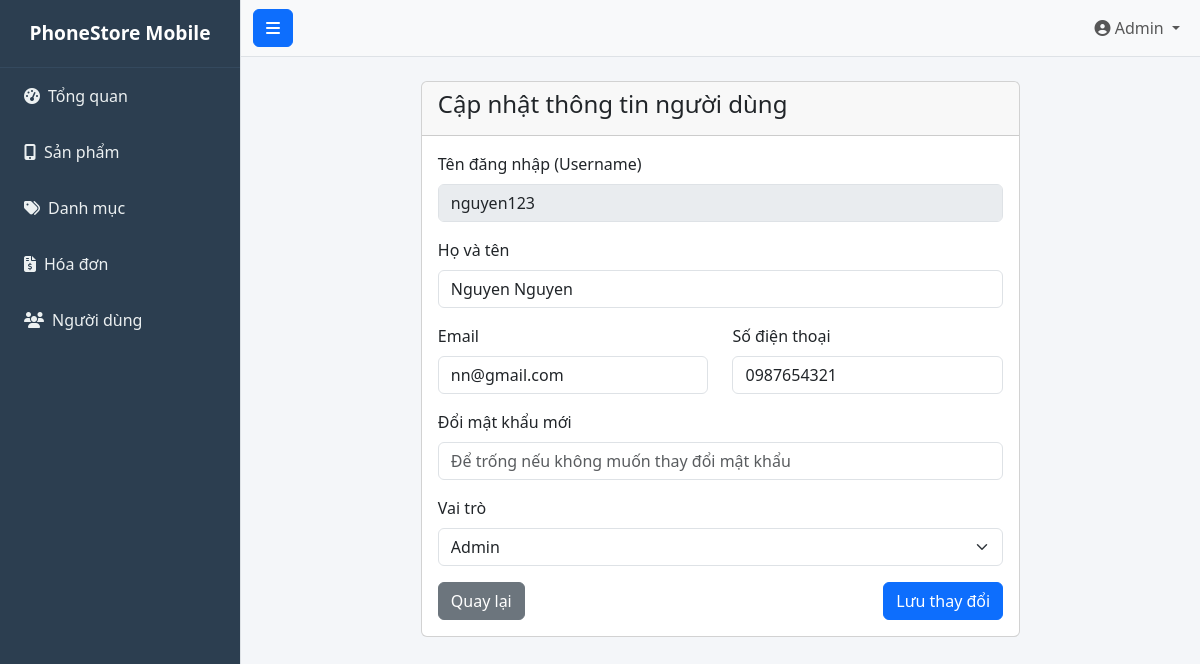
Screenshot of /KhoDT/index.php?page=users&action=edit&id=12 with the database file from the repository.
### tables this page shows
CREATE TABLE `users` (
  `id_user` int(11) NOT NULL,
  `username` varchar(50) NOT NULL,
  `password` varchar(255) NOT NULL,
  `email` varchar(100) NOT NULL,
  `phone` varchar(20) DEFAULT NULL,
  `fullname` varchar(100) NOT NULL,
  `role` bit(1) NOT NULL DEFAULT b'0'
);

### KhachHang/config/db.php (called while the page is built)
<?php
class Database {
    public static function connect() {
        $host = 'localhost';
        $dbname = 'doandt_schema';
        $username = 'root';
        $password = '123456';
        try {
            $conn = new PDO("mysql:host=$host;dbname=$dbname;charset=utf8", $username, $password);
            $conn->setAttribute(PDO::ATTR_ERRMODE, PDO::ERRMODE_EXCEPTION);
            return $conn;
        } catch(PDOException $e) {
            die("Lỗi kết nối CSDL: " . $e->getMessage());
        }
    }
}
?>

### KhoDT/views/user_edit.php (the view, shortened to what this page needs)
<?php require_once 'views/layout/header.php'; ?>
<div class="row justify-content-center mt-4">
    <div class="col-md-8">
        <div class="card">
            <div class="card-header">
                <h4>Cập nhật thông tin người dùng</h4>
            </div>
            <div class="card-body">
                <form method="POST" action="index.php?page=users&action=update">
                    <div class="mb-3">
                        <label class="form-label">Tên đăng nhập (Username)</label>
                        <input type="text" class="form-control" value="<?php echo $user['username']; ?>" disabled readonly>
                    </div>
                    <div class="mb-3">
                        <label class="form-label">Họ và tên</label>
                        <input type="text" name="fullname" class="form-control" value="<?php echo $user['fullname']; ?>" required>
                    </div>
                    <div class="row mb-3">
                        <div class="col-md-6">
                            <label class="form-label">Email</label>
                            <input type="email" name="email" class="form-control" value="<?php echo $user['email']; ?>" required>
                        </div>
                        <div class="col-md-6">
                            <label class="form-label">Số điện thoại</label>
                            <input type="text" name="phone" class="form-control" value="<?php echo $user['phone']; ?>">
                        </div>
                    </div>
                    <div class="mb-3">
                        <label class="form-label">Đổi mật khẩu mới</label>
                        <input type="password" name="password" class="form-control" placeholder="Để trống nếu không muốn thay đổi mật khẩu">
                    </div>
                    <div class="mb-3">
                        <label class="form-label">Vai trò</label>
                        <select name="role" class="form-select">
                            <option value="1" <?php echo ($user['role'] == 1) ? 'selected' : ''; ?>>Admin</option>
                        </select>
                    </div>
                    <div class="d-flex justify-content-between">
                        <a href="index.php?page=users" class="btn btn-secondary">Quay lại</a>
                        <button type="submit" class="btn btn-primary">Lưu thay đổi</button>
                    </div>
                </form>
            </div>
        </div>
    </div>
</div>
<?php require_once 'views/layout/footer.php'; ?>

### KhoDT/css/style.css (style rules this page uses)
body { font-family: 'Segoe UI', sans-serif; background-color: #f4f6f9; overflow-x: hidden; }

### rows the page displays
users: username "nguyen123", fullname "Nguyen Nguyen", email "nn@gmail.com", phone "0987654321", role "Admin"
